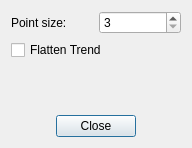
<?xml version="1.0" encoding="UTF-8"?>
<ui version="4.0">
 <class>CrossplotViewerDisplayOptionsDialog</class>
 <widget class="QDialog" name="CrossplotViewerDisplayOptionsDialog">
  <property name="geometry">
   <rect>
    <x>0</x>
    <y>0</y>
    <width>192</width>
    <height>148</height>
   </rect>
  </property>
  <property name="windowTitle">
   <string>Dialog</string>
  </property>
  <property name="windowIcon">
   <iconset resource="icons.qrc">
    <normaloff>:/icons/images/logo_fs_64x64.png</normaloff>:/icons/images/logo_fs_64x64.png</iconset>
  </property>
  <layout class="QVBoxLayout" name="verticalLayout">
   <item>
    <layout class="QGridLayout" name="gridLayout">
     <item row="0" column="0">
      <widget class="QLabel" name="label">
       <property name="text">
        <string>Point size:</string>
       </property>
      </widget>
     </item>
     <item row="0" column="1">
      <widget class="QSpinBox" name="sbDatapointSize">
       <property name="minimum">
        <number>3</number>
       </property>
       <property name="singleStep">
        <number>2</number>
       </property>
      </widget>
     </item>
     <item row="1" column="0" colspan="2">
      <widget class="QCheckBox" name="cbFlattenTrend">
       <property name="text">
        <string>Flatten Trend</string>
       </property>
      </widget>
     </item>
    </layout>
   </item>
   <item>
    <spacer name="verticalSpacer">
     <property name="orientation">
      <enum>Qt::Vertical</enum>
     </property>
     <property name="sizeHint" stdset="0">
      <size>
       <width>20</width>
       <height>40</height>
      </size>
     </property>
    </spacer>
   </item>
   <item>
    <layout class="QHBoxLayout" name="horizontalLayout">
     <item>
      <spacer name="horizontalSpacer">
       <property name="orientation">
        <enum>Qt::Horizontal</enum>
       </property>
       <property name="sizeHint" stdset="0">
        <size>
         <width>40</width>
         <height>20</height>
        </size>
       </property>
      </spacer>
     </item>
     <item>
      <widget class="QPushButton" name="pushButton">
       <property name="text">
        <string>Close</string>
       </property>
      </widget>
     </item>
     <item>
      <spacer name="horizontalSpacer_2">
       <property name="orientation">
        <enum>Qt::Horizontal</enum>
       </property>
       <property name="sizeHint" stdset="0">
        <size>
         <width>40</width>
         <height>20</height>
        </size>
       </property>
      </spacer>
     </item>
    </layout>
   </item>
  </layout>
 </widget>
 <resources>
  <include location="icons.qrc"/>
 </resources>
 <connections>
  <connection>
   <sender>pushButton</sender>
   <signal>clicked()</signal>
   <receiver>CrossplotViewerDisplayOptionsDialog</receiver>
   <slot>hide()</slot>
   <hints>
    <hint type="sourcelabel">
     <x>95</x>
     <y>100</y>
    </hint>
    <hint type="destinationlabel">
     <x>95</x>
     <y>60</y>
    </hint>
   </hints>
  </connection>
 </connections>
</ui>
